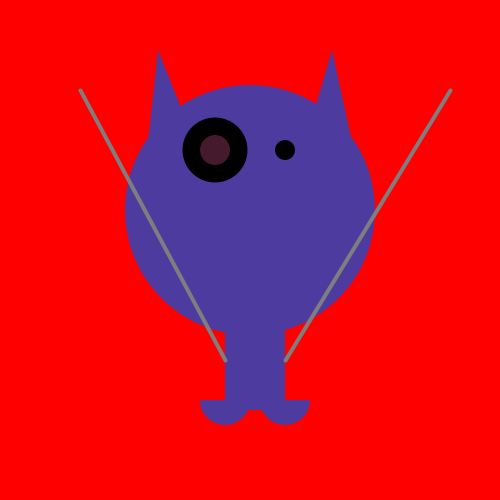
Frame 1 (no input)
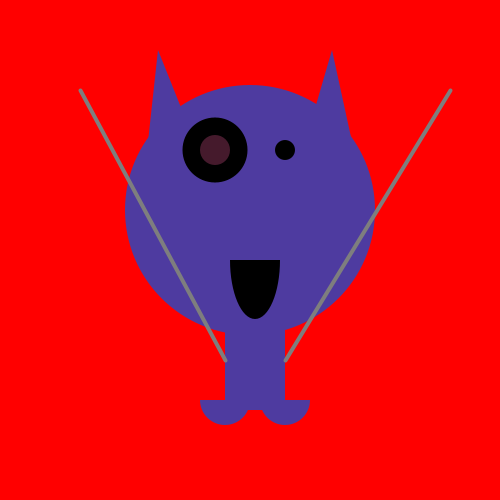
Frame 60 (the mouse pressed at the canvas centre just before this capture)
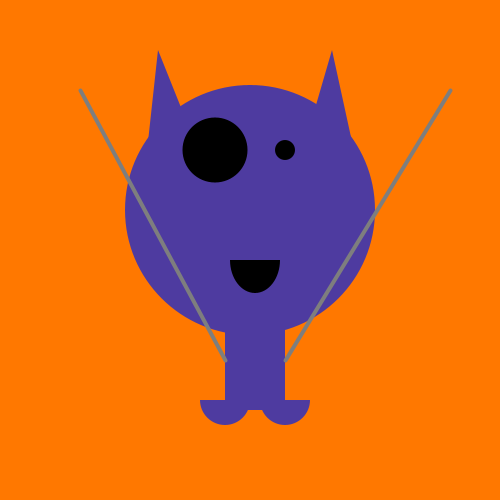
Frame 120 (the mouse held since frame 60 and released just before this capture)

The Processing sketch that drew these frames (run headless with seeded random() and noise(); from frame 60 on, the mouse is pressed at the canvas centre):

// Processing sketch: processing_23715
// ── processing_23715.pde

int y = 0;
int direction = 1;



void setup () {
  size(500,500);
 smooth();
 colorMode(HSB);
}

int col = 0;
void draw() {
  background(col,255,255);


fill(178,160,160);
noStroke();
ellipse(250,210,250,250); //head

//color white = color(252,252,255, 190);

fill(178,160,160);
triangle(146, 160, 158, 50, 202, 160); //ears

fill(178,160,160);
triangle(300, 160, 332, 50, 356, 160); //ears

fill(178,160,160);
noStroke();
rect(225, 320, 60, 90); //body

fill(8,0,0);
ellipse(215,150,65,65); //eye


fill(8,0,0);
ellipse(285,150,20,20); // Right eye


 //eye
int x = mouseX; // if the mouse is one the right side of the screen then draw..
 if ( x > 250) {
   fill(55,24,24);
     ellipse(215,150,50,50);
 }
 
 if (x <120) { // if the mouse is on the left side of the screen then draw..
  fill(237,159,176,100);
ellipse(215,150,30,30); //eye
 }



fill(8,0,0);
arc(255, 260, 50, y, 0, PI); //mouth

 y= y + direction; //adds  another y value to the previous
 /*  if (test) {
  (do something)*/
 y = y + direction;
 if (( y> 150) || (y<0) ) { // y is greater than 150 OR y is less than 0 
 direction = direction *-1; // multiply by -1
  
 }  


stroke(126);
strokeWeight(4);
line(225,360,80,90); //arms

stroke(126);
strokeWeight(4);
line(285,360,450,90); //arms

fill(178,160,160);
noStroke();
arc(225, 400, 50, 50, 0, PI); //feet

fill(178,160,160);
noStroke();
arc(285, 400, 50, 50, 0, PI); //feet



}

void mousePressed(){
col+=20;
col%=255;
println(col); //prints the numerical change in colour
}

// the code to change the background colour was sourced from 
//http://forum.processing.org/topic/color-change-background-with-click
